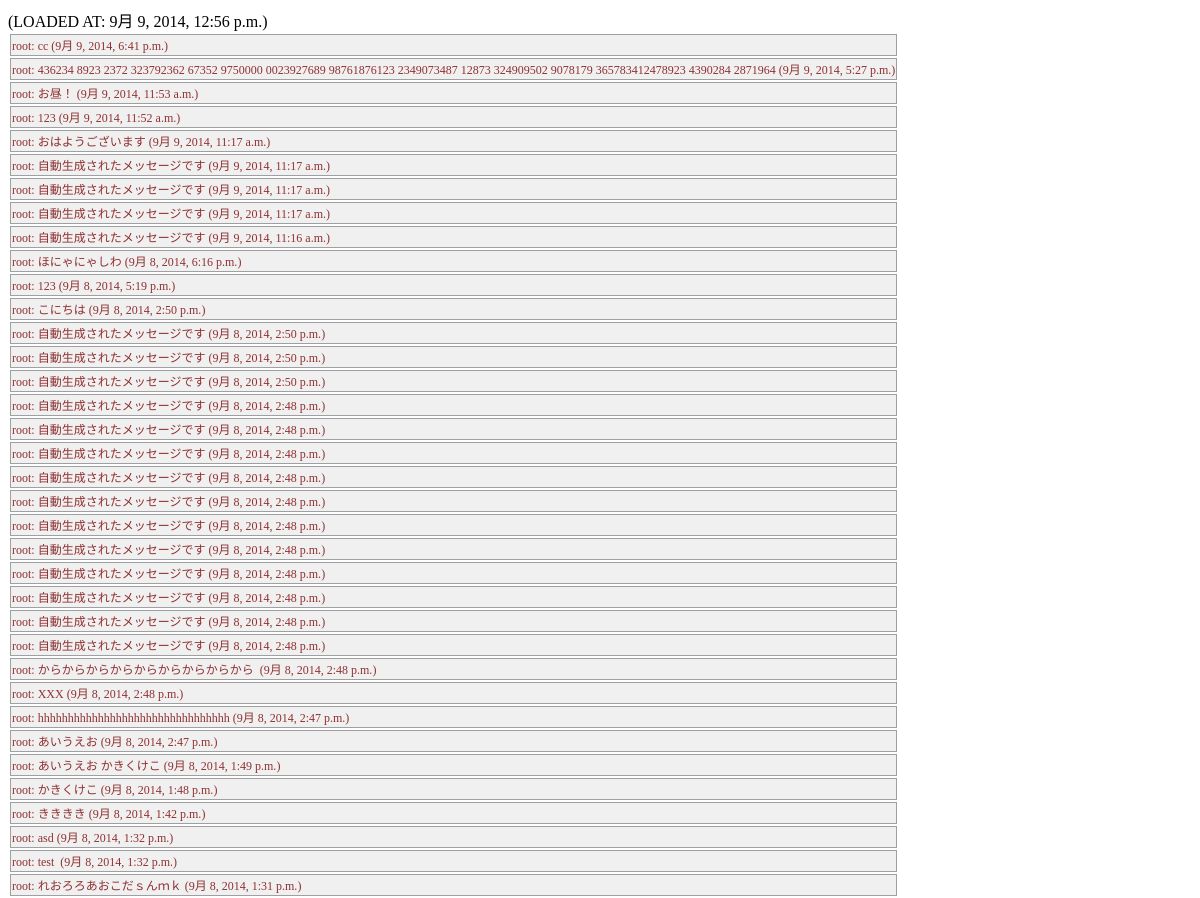
/chat/messages (signed in, upper part), run on an earlier commit of the app's database.
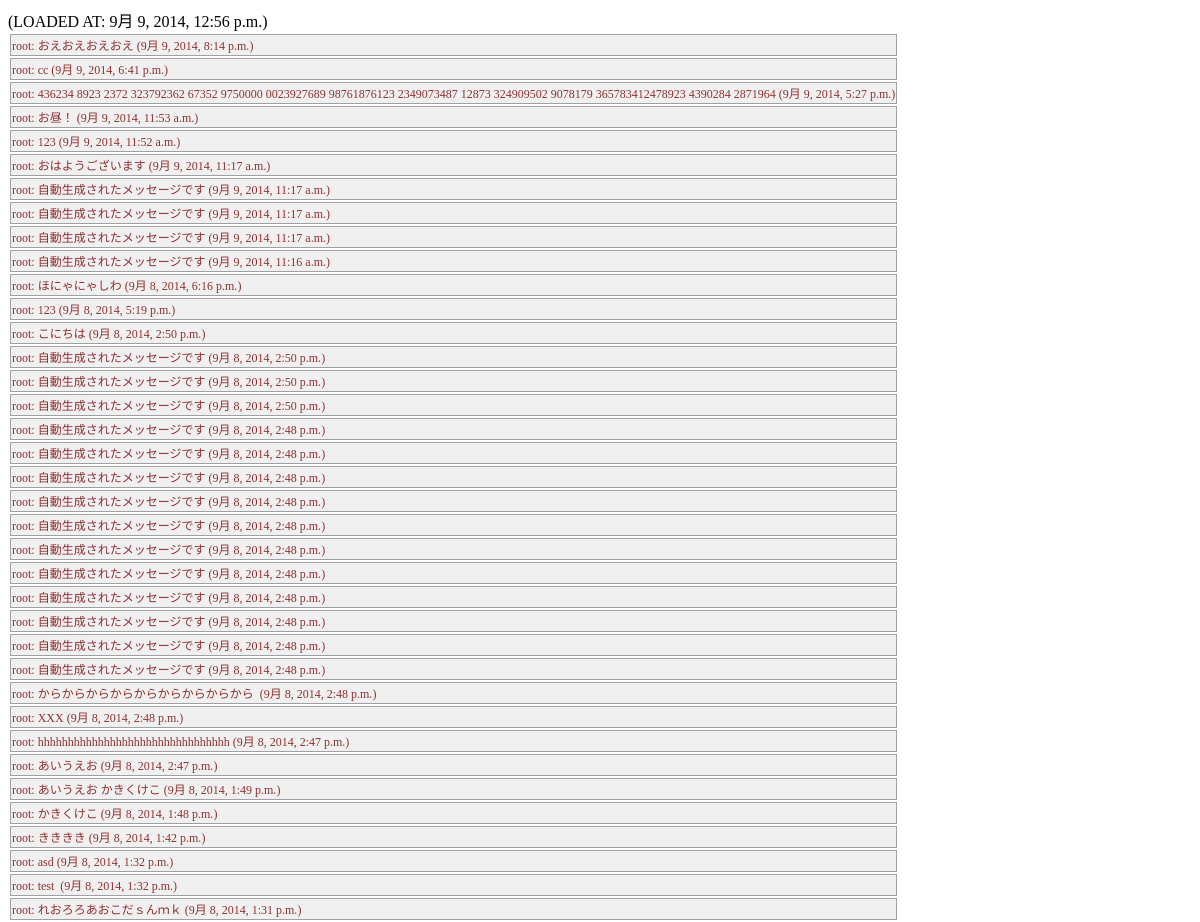
And on a later commit of the database.
### app1/models.py (models this page shows)
class ChatMessage(models.Model):
	user_id = models.CharField(max_length=100)
	time_posted = models.DateTimeField()
	message_text = models.CharField(max_length=1000)

### app1/chat/views.py (the view)
# urls.py: url(r'^chat/messages$', 'app1.chat.views.messages', name=''),
def messages(request):
	if not request.user.is_authenticated:
		return django.http.HttpResponse('')
	fields = {}
	fields['form'] = {
		'messages': ChatMessageManager().all()
	}
	fields['current_timestamp'] = datetime.datetime.now()
	context = django.template.RequestContext(request, fields)
	template = django.template.loader.get_template('chat/messages.html')
	return django.http.HttpResponse(template.render(context))

### app1/models.py (called while the page is built)
	def all(self):
		return ChatMessage.objects.all().order_by('-time_posted')

### app1/templates/chat/messages.html
(LOADED AT: {{ current_timestamp }})<br>
<table>
{% for message in form.messages %}
	<tr>
		<td style="border-style: solid; border-width: 1px; border-color: #a0a0a0; background-color: #f0f0f0; vertical-align: top; font-size: 12px; color: #903030">{{ message.user_id }}:&nbsp;{{ message.message_text }}&nbsp;({{ message.time_posted }})</td>
	</tr>
{% endfor %}
</table>

What changed in the data, as far as the page shows it:
added ChatMessage: user_id "root", message_text "おえおえおえおえ", time_posted "9月 9, 2014, 8:14 p.m."
